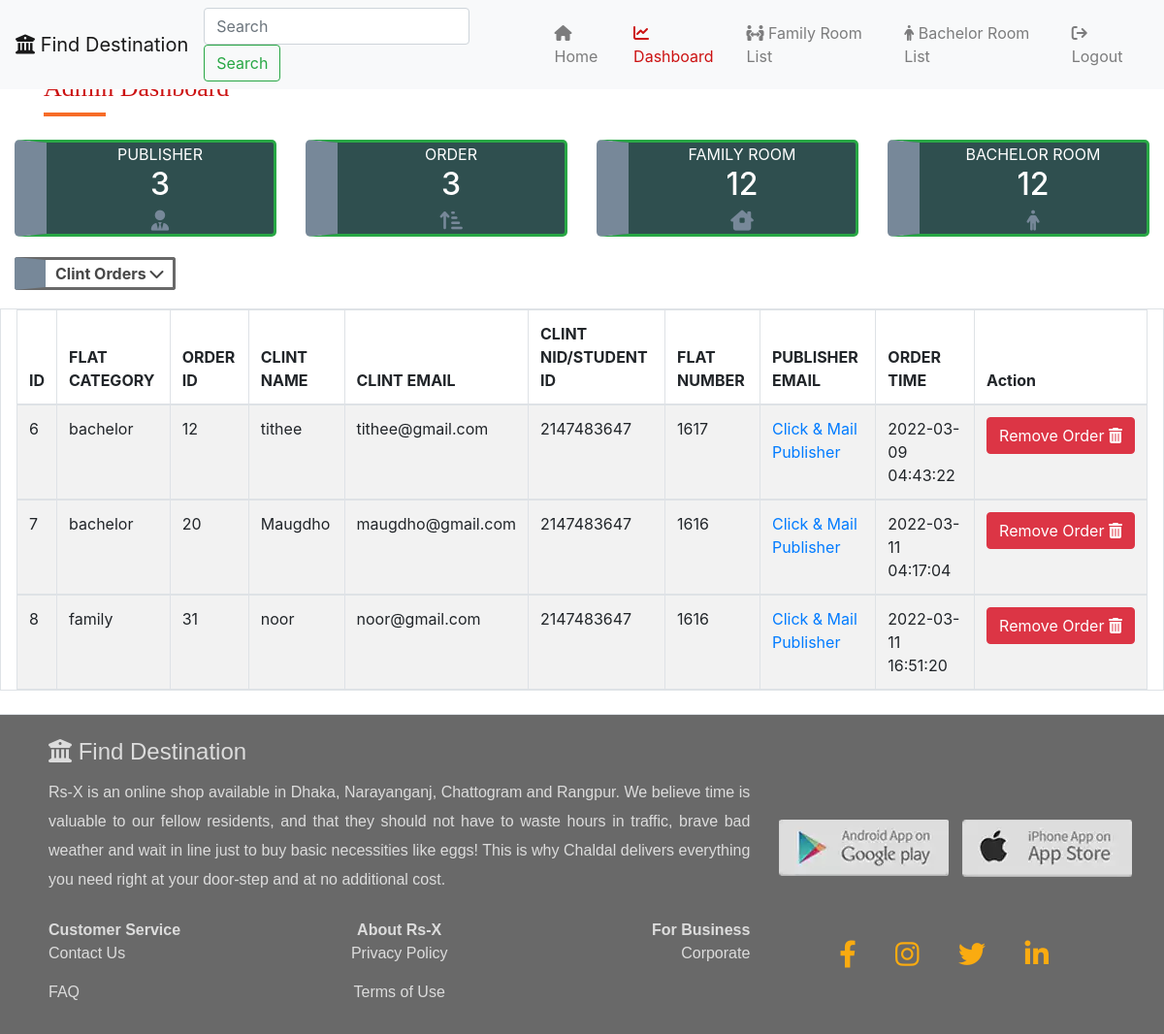
Screenshot of /Admin/adminDashboard.php?right (signed in) with the database file from the repository.
### tables this page shows
CREATE TABLE `billing_details` (
  `userId` int(11) NOT NULL,
  `orderId` int(255) NOT NULL,
  `userName` varchar(255) NOT NULL,
  `userEmail` varchar(255) NOT NULL,
  `nid` int(255) NOT NULL,
  `flatNumber` int(255) NOT NULL,
  `flatCategory` varchar(255) NOT NULL,
  `publisherEmail` varchar(255) NOT NULL,
  `orderTime` timestamp NOT NULL DEFAULT current_timestamp()
);

### Admin/adminDashboard.php (the view, shortened to what this page needs)
<?php
require_once('config.php');
require_once('../include/links.php');
?>
<link rel="stylesheet" href="css/adminDashboard.css"/>
</head>
<body>
<header>
    <nav class="navbar navbar-expand-lg navbar-light bg-light fixed-top">
        <a class="navbar-brand" href="index.php"><i class="fa-solid fa-building-columns"></i> Find Destination</a>
        <div class="collapse navbar-collapse" id="navbarSupportedContent">
            <form class="form-inline my-2 my-lg-0 mr-auto">
                <input class="form-control mr-sm-2" type="search" placeholder="Search" aria-label="Search">
                <button class="btn btn-outline-success my-2 my-sm-0" type="submit">Search</button>
            </form>
            <ul class="navbar-nav ">
                <li class="nav-item ">
                    <a class="nav-link" href="../index.php"><i class="fa-solid fa-house"></i> Home</a>
                </li>
                <li class="nav-item">
                    <a class="nav-link customStyle" href="adminDashboard.php"><i class="fa-solid fa-chart-line"></i> Dashboard</a>
                </li>
                <li class="nav-item">
                    <a class="nav-link" href="family_room.php"><i class="fa-solid fa-people-arrows-left-right"></i> Family Room List</a>
                </li>
                <li class="nav-item">
                    <a class="nav-link" href="bachelor_room.php"><i class="fa-solid fa-person"></i> Bachelor Room List</a>
                </li>
                <li class="nav-item">
                    <a class="nav-link" href="logoutCore.php"><i class="fa-solid fa-arrow-right-from-bracket"></i> Logout</a>
                </li>
            </ul>
        </div>
    </nav>
<header/>
<section>
    <div class="container mb-4">
        <h3 class="main-heading animate__animated animate__flipInX">Admin Dashboard</h3>
        <div class="underline"></div>
    </div>
</section>
    <?php
    $publisher_selectQuery="SELECT * FROM `registered_user`";
    $publisher_runQuery=mysqli_query($connect,$publisher_selectQuery);
    $publisher_rowCount=mysqli_num_rows($publisher_runQuery);
    $order_selectQuery="SELECT * FROM `billing_details`";
    $order_runQuery=mysqli_query($connect,$order_selectQuery);
    $order_rowCount=mysqli_num_rows($order_runQuery);
    $family_selectQuery="SELECT * FROM `family`";
    $family_runQuery=mysqli_query($connect,$family_selectQuery);
    $family_rowCount=mysqli_num_rows($family_runQuery);
    $bachelor_selectQuery="SELECT * FROM `bachelor`";
    $bachelor_runQuery=mysqli_query($connect,$bachelor_selectQuery);
    $bachelor_rowCount=mysqli_num_rows($bachelor_runQuery);
    ?>
<section>
        <div class="dashboardWrapper">
            <div class="row animate__animated animate__zoomIn">
                <div class="col-sm-3">
                    <div class="singleDashboard">
                        <span>PUBLISHER</span>
                        <h2><?php echo $publisher_rowCount?></h2>
                        <span><i class="fa-solid fa-user-tie"></i></span>
                    </div>
                </div>
                <div class="col-sm-3">
                    <div class="singleDashboard">
                        <span>ORDER</span>
                        <h2><?php echo $order_rowCount ?></h2>
                        <span><i class="fa-solid fa-arrow-up-short-wide"></i></span>
                    </div>
                </div>
                <div class="col-sm-3">
                    <div class="singleDashboard">
                        <span>FAMILY ROOM</span>
                        <h2><?php echo $family_rowCount ?></h2>
                        <span><i class="fa-solid fa-house-chimney-window"></i></span>
                    </div>
                </div>
                <div class="col-sm-3">
                    <div class="singleDashboard">
                        <span>BACHELOR ROOM</span>
                        <h2><?php echo $bachelor_rowCount?></h2>
                        <span><i class="fa-solid fa-person"></i></span>
                    </div>
                </div>
            </div>
        </div>
</section>
<section>
    <div>
        <span class="clintMszs animate__animated animate__zoomIn">Clint Orders <i class="fas fa-chevron-down"></i></span>
    </div>
    <div class="tableWrapper animate__animated animate__zoomIn">
        <table class="my-4 px-3 table table-striped table table-bordered table table-hover table-responsive">
            <thead>
            <tr>
                <th scope="col">ID</th>
                <th scope="col">FLAT CATEGORY</th>
                <th scope="col">ORDER ID</th>
                <th scope="col">CLINT NAME</th>
                <th scope="col">CLINT EMAIL</th>
                <th scope="col">CLINT NID/STUDENT ID</th>
                <th scope="col">FLAT NUMBER</th>
                <th scope="col">PUBLISHER EMAIL</th>
                <th scope="col">ORDER TIME</th>
                <th scope="col">Action</th>
            </tr>
            </thead>
            <?php
            $selectQuery="SELECT * FROM `billing_details`";
            $runQuery=mysqli_query($connect,$selectQuery);
            while($row=mysqli_fetch_assoc($runQuery)){?>
                <tbody>
            <tr>
                <td scope="row"><?php echo $row['userId']?></td>
                <td><?php echo $row['flatCategory']?></td>
                <td><?php echo $row['orderId']?></td>
                <td><?php echo $row['userName']?></td>
                <td><?php echo $row['userEmail']?></td>
                <td><?php echo $row['nid']?></td>
                <td><?php echo $row['flatNumber']?></td>
                <td><a href='mailto: <?php echo $row['publisherEmail']?>'>Click & Mail Publisher</a></td>
                <td><?php echo $row['orderTime']?></td>
                <td><a onclick="alert('Are U Sure ?')" class="btn btn-danger" href="order_remove_core.php?id=<?php echo $row['userId']?>">Remove Order <i class="fa-solid fa-trash-can"></i></a></td>
            </tr>
            </tbody>
            <?php
            }
            ?>
        </table>
    </div>
</section>
    <?php
    require_once('../include/footer.php');
    ?>

### include/links.php (shortened to what this page needs)
<!doctype html>
<html lang="en">
<head>
    <link rel="stylesheet" href="https://maxcdn.bootstrapcdn.com/bootstrap/4.0.0/css/bootstrap.min.css">
    <link rel="stylesheet" href="https://cdnjs.cloudflare.com/ajax/libs/font-awesome/6.0.0/css/all.min.css" />
    <link rel="stylesheet" href="https://cdnjs.cloudflare.com/ajax/libs/OwlCarousel2/2.3.4/assets/owl.carousel.min.css">
    <link rel="stylesheet" href="https://cdnjs.cloudflare.com/ajax/libs/animate.css/4.1.1/animate.min.css"/>

### include/footer.php (shortened to what this page needs)
<section class="footerWrapper border-top">
    <div class="footer">
        <div class="websiteName mt-4">
            <h4><i class="fa-solid fa-building-columns"></i> Find Destination</h4>
        </div>
        <div class="row">
            <div class="col-sm-8">
                <div class="footerContains">
                    <span>Rs-X is an online shop available in Dhaka, Narayanganj, Chattogram and Rangpur. We believe time is valuable to our fellow residents, and that they should not have to waste hours in traffic, brave bad weather and wait in line just to buy basic necessities like eggs! This is why Chaldal delivers everything you need right at your door-step and at no additional cost.</span>
                </div>
                <div class="serviceWrapper">
                    <div class="row">
                        <div class="col-sm-4">
                            <div class="serviceContain text-center text-lg-left">
                                <strong>Customer Service</strong>
                                <p>Contact Us</p>
                                <p>FAQ</p>
                            </div>
                        </div>
                        <div class="col-sm-4">
                            <div class="aboutContain text-center">
                                <strong>About Rs-X</strong>
                                <p>Privacy Policy</p>
                                <p>Terms of Use</p>
                            </div>
                        </div>
                        <div class="col-sm-4">
                            <div class="businessContain text-center text-lg-right">
                                <strong>For Business</strong>
                                <p>Corporate</p>
                            </div>
                        </div>
                    </div>
                </div>
            </div>
            <div class="col-sm-4">
                <div class="row">
                    <div class="col-sm-6">
                        <div class="googleStore mt-5">
                            <img src="images/playStore.webp"/>
                        </div>
                    </div>
                    <div class="col-sm-6">
                        <div class="AppStore mt-5">
                            <img src="images/appStore.webp"/>
                        </div>
                    </div>
                    <div class="socialLinksWrapper">
                        <span class="socialLinks"><a  href="#"><i id="loading" class="fab fa-facebook-f"></i></a></span>
                        <span class="socialLinks"><a  href="#"><i id="loading" class="fab fa-instagram"></i></a></span>
                        <span class="socialLinks"><a  href="#"><i id="loading" class="fab fa-twitter"></i></a></span>
                        <span class="socialLinks"><a  href="#"><i id="loading" class="fab fa-linkedin-in"></i></a></span>
                    </div>
                </div>
            </div>
        </div>
    </div>
</section>
</body>
</html>

### Admin/css/adminDashboard.css (style rules this page uses)
.customStyle { color:rgb(204, 18, 18) !important; }
.main-heading { color: rgb(204, 18, 18); font-size: 26px; font-family: cursive; margin-top: 75px; }
.underline { height:04px; width:4rem; background-color: #f76c27; margin-top:10px; margin-bottom: 10px; }
.dashboardWrapper { color:white; text-align:center; padding: 0px 15px; }
.singleDashboard { border: 1px solid #ffb400; margin-bottom: 15px; }
.singleDashboard { border: 3px solid #28a745; margin-bottom: 25px; background: darkslategrey; border-left: 33px solid lightslategrey; border-radius: 5px; }
.singleDashboard i { font-size: 21px; color: lightslategrey; }
span.clintMszs { color: #000000b8; margin-left: 15px; background: transparent; border: 3px solid dimgray; padding: 4px 10px; border-radius: 3px; border-left: 32px solid lightslategrey; font-weight: bold; }
span.clintMszs i { color:#000000b8; font-weight: bold; }
.footerWrapper { background: dimgrey; }
.footer { padding: 0px 50px; font-family: sans-serif; color: gainsboro; }
.footerContains { margin-top: 5px; line-height: 30px; text-align: justify; }
.googleStore.mt-5 { width: 179px; margin: auto; }
.AppStore.mt-5 { width: 179px; margin: auto; }
.serviceWrapper { margin-top: 25px; }
.socialLinksWrapper { padding: 60px 16px; width: 255px; margin: auto; }
.socialLinks { font-size: 28px; margin-right: 36px; }
.socialLinks:last-child { margin-right: 0px; }
.socialLinks a { color: #faab10; }
#loading { -webkit-animation: rotation 2s infinite linear; }

### rows the page displays
billing_details: userId "6", flatCategory "bachelor", orderId "12", userName "tithee", userEmail "tithee@gmail.com", nid "2147483647", flatNumber "1617", orderTime "2022-03-09 04:43:22"
billing_details: userId "7", flatCategory "bachelor", orderId "20", userName "Maugdho", userEmail "maugdho@gmail.com", nid "2147483647", flatNumber "1616", orderTime "2022-03-11 04:17:04"
billing_details: userId "8", flatCategory "family", orderId "31", userName "noor", userEmail "noor@gmail.com", nid "2147483647", flatNumber "1616", orderTime "2022-03-11 16:51:20"

### other values shown
$publisher_rowCount "3"
$order_rowCount "3"
$family_rowCount "12"
$bachelor_rowCount "12"
